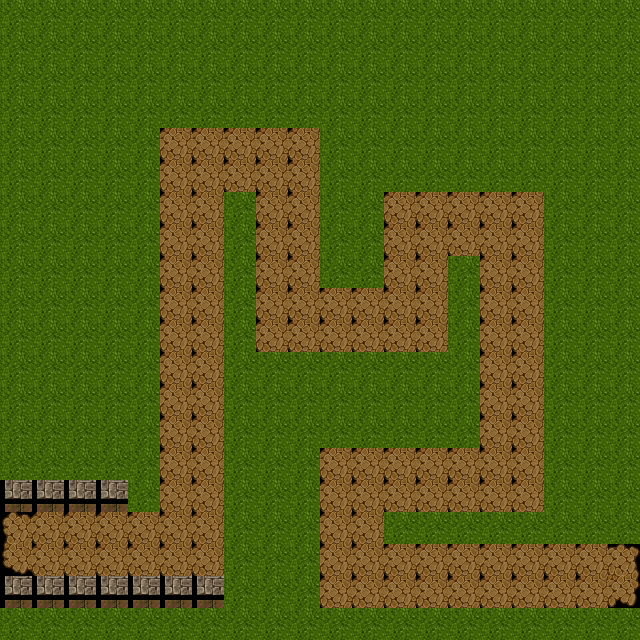

Below is a game level as drawn by its tile map, then a one-line description and the .tmx that defines it (tile-layer data replaced by summaries):
An orthogonal 20x20 tile map with 32x32 px tiles, 1 tile layer (first_layer) and 12 objects (2, 3, 4, 5, 6, ...).

<map version="1.0" orientation="orthogonal" renderorder="right-down" width="20" height="20" tilewidth="32" tileheight="32" nextobjectid="20">
 <tileset firstgid="1" name="steampunk_celuna_set_01bb" tilewidth="32" tileheight="32">
  <image source="steampunk_celuna_set_01bb.png" width="626" height="630" />
 </tileset>
 <layer name="first_layer" width="20" height="20">
  <data>[400 cells, 400 non-empty, 7 distinct tile ids]</data>
 </layer>
 <objectgroup name="second_obj_layer">
  <object id="5" name="2" x="184" y="528" width="16" height="16" />
  <object id="6" name="3" x="192" y="136" width="8" height="24" />
  <object id="8" name="4" x="280" y="152" width="16" height="16" />
  <object id="9" name="5" x="288" y="304" width="16" height="16" />
  <object id="10" name="6" x="416" y="304" width="8" height="16" />
  <object id="11" name="7" x="416" y="208" width="8" height="16" />
  <object id="12" name="8" x="512" y="216" width="16" height="8" />
  <object id="13" name="9" x="512" y="464" width="16" height="16" />
  <object id="14" name="10" x="352" y="472" width="8" height="8" />
  <object id="15" name="11" x="352" y="568" width="16" height="8" />
  <object id="16" name="12" x="608" y="568" width="8" height="8" />
  <object id="18" name="1" x="8" y="536" />
 </objectgroup>
</map>
